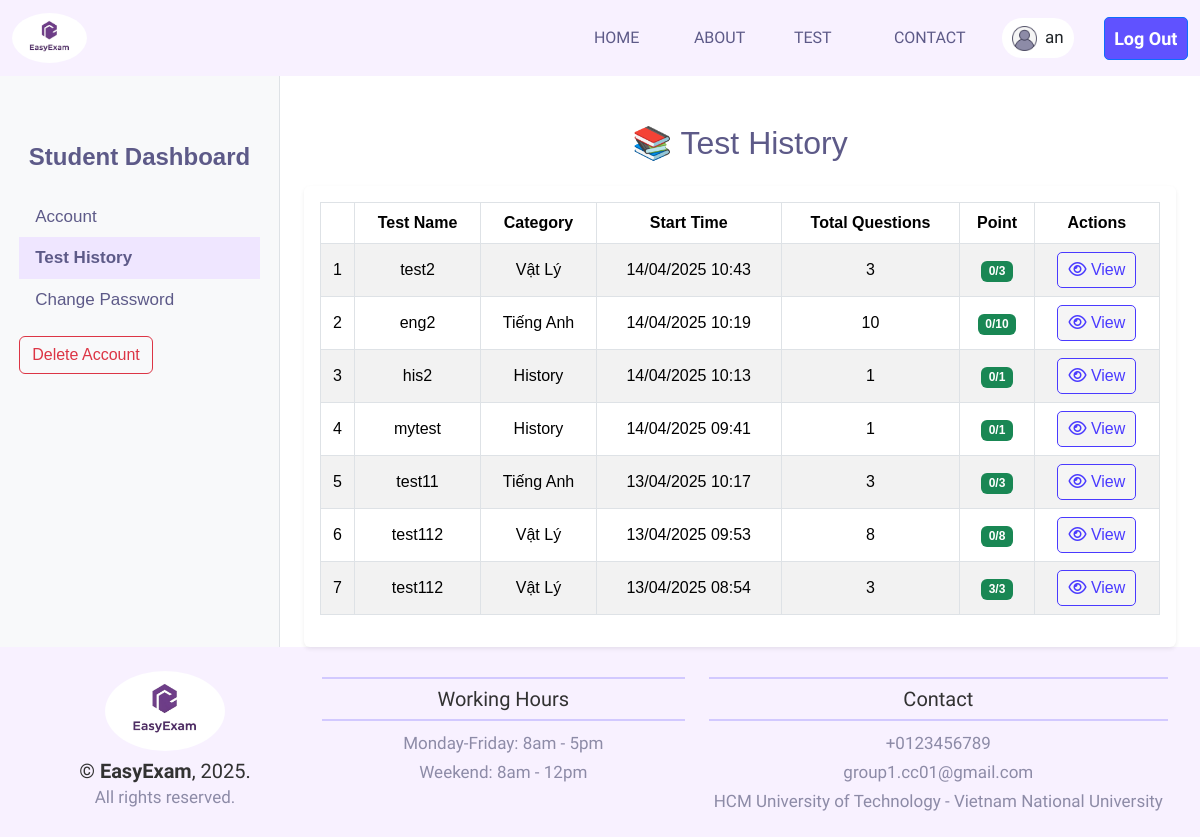
The page /index.php?page=profile&tab=test_history (signed in) on the database its author committed.
### tables this page shows
CREATE TABLE `results` (
  `result_id` int(11) NOT NULL,
  `user_id` int(11) NOT NULL,
  `test_id` int(11) NOT NULL,
  `score` int(11) NOT NULL,
  `start_time` datetime NOT NULL DEFAULT current_timestamp(),
  `end_time` datetime DEFAULT NULL,
  `duration` int(11) DEFAULT NULL
);

CREATE TABLE `tests` (
  `test_id` int(11) NOT NULL,
  `test_name` varchar(100) NOT NULL,
  `test_category` varchar(100) NOT NULL,
  `test_time` time NOT NULL,
  `created_by` int(11) NOT NULL,
  `count` int(11) DEFAULT 0,
  `time_create` timestamp NOT NULL DEFAULT current_timestamp() ON UPDATE current_timestamp()
);

### controllers/user_history.php (called while the page is built, shortened)
<?php
include 'views/profile/viewHistoryUser.php';
?>

### controllers/profile.php (called while the page is built, shortened)
<?php
include __DIR__ . '/../views/profile/profile.php';
?>

### models/getHistoryUser.php (called while the page is built, shortened)
<?php
$servername = "localhost";
$username = "root";
$password = "";
$dbname = "web";
$conn = new mysqli($servername, $username, $password, $dbname);
$user_id = $_SESSION['user_id'] ?? 0;
$sql = "
    SELECT
        r.result_id,
        t.test_name,
        t.test_category,
        t.count AS total_questions,
        r.start_time,
        r.score
    FROM results r
    JOIN tests t ON r.test_id = t.test_id
    WHERE r.user_id = ?
    ORDER BY r.start_time DESC
";
$stmt = $conn->prepare($sql);
$stmt->bind_param("i", $user_id);
$stmt->execute();
$result = $stmt->get_result();
$history = [];
while ($row = $result->fetch_assoc()) {
    $history[] = $row;
}
?>

### views/profile/viewHistoryUser.php (the view)
<?php
include __DIR__.'/../../models/getHistoryUser.php';
?>
<h2 class="text-center mt-5 mb-4" style="color: #5D5A88">📚 Test History</h2>
<?php if (empty($history)): ?>
    <div class="alert alert-info text-center">
        You haven't taken any tests yet!
    </div>
<?php else: ?>
    <div class="container px-0">
        <div class="card shadow-sm border-0">
            <div class="card-body table-responsive">
                <table class="table table-striped table-bordered table-hover text-center align-middle">
                    <thead class="table-header">
                        <tr>
                            <th></th>
                            <th scope="col">Test Name</th>
                            <th scope="col">Category</th>
                            <th scope="col">Start Time</th>
                            <th scope="col">Total Questions</th>
                            <th scope="col">Point</th>
                            <th scope="col">Actions</th>
                        </tr>
                    </thead>
                    <tbody>
                        <?php
                        $i = 1;
                        foreach ($history as $entry): ?>
                            <tr>
                                <td><?= $i++ ?></td>
                                <td><?= htmlspecialchars($entry['test_name']) ?></td>
                                <td><?= htmlspecialchars($entry['test_category']) ?></td>
                                <td><?= date("d/m/Y H:i", strtotime($entry['start_time'])) ?></td>
                                <td><?= $entry['total_questions'] ?></td>
                                <td>
                                    <?php if (is_null($entry['score'])): ?>
                                        <span class="badge bg-warning text-dark">Not Graded</span>
                                    <?php else: ?>
                                        <span class="badge bg-success">
                                            <?= $entry['score'] ?>/<?= $entry['total_questions'] ?>
                                        </span>
                                    <?php endif; ?>
                                </td>
                                <td>
                                    <a href="index.php?page=result&result_id=<?= $entry['result_id'] ?>" class="btn view-btn" title="View Result">
                                        <i class="far fa-eye"></i> View
                                    </a>
                                </td>
                            </tr>
                        <?php endforeach; ?>
                    </tbody>
                </table>
            </div>
        </div>
    </div>
<?php endif; ?>

### css/auth.css (style rules this page uses)
:root { --text-color: #555454; --dark-purple: #4A3AFF; }
body { font-size: 17px; font-family: sans-serif; margin: 0; }

### css/profile.css (style rules this page uses)
body { display: flex; flex-direction: column; font-size: 17px; height: 100%; overflow-y: auto; min-height: 100vh; }

### css/userHistory.css (style rules this page uses)
.card-body table { font-size: 16px; }
.view-btn { border: solid 1px #4A3AFF; text-decoration: none; color: #4A3AFF; background-color: whitesmoke; padding: 5px 10px; border-radius: 5px; }

### rows shown on the page
results: test.test_name "test2", test.test_category "Vật Lý", start_time "14/04/2025 10:43", test.count "3", score "0"
results: test.test_name "eng2", test.test_category "Tiếng Anh", start_time "14/04/2025 10:19", test.count "10", score "0"
results: test.test_name "his2", test.test_category "History", start_time "14/04/2025 10:13", test.count "1", score "0"
results: test.test_name "mytest", test.test_category "History", start_time "14/04/2025 09:41", test.count "1", score "0"
results: test.test_name "test11", test.test_category "Tiếng Anh", start_time "13/04/2025 10:17", test.count "3", score "0"
results: test.test_name "test112", test.test_category "Vật Lý", start_time "13/04/2025 09:53", test.count "8", score "0"
results: test.test_name "test112", test.test_category "Vật Lý", start_time "13/04/2025 08:54", test.count "3", score "3"

### other values the page prints
$_SESSION['username'] "an"
